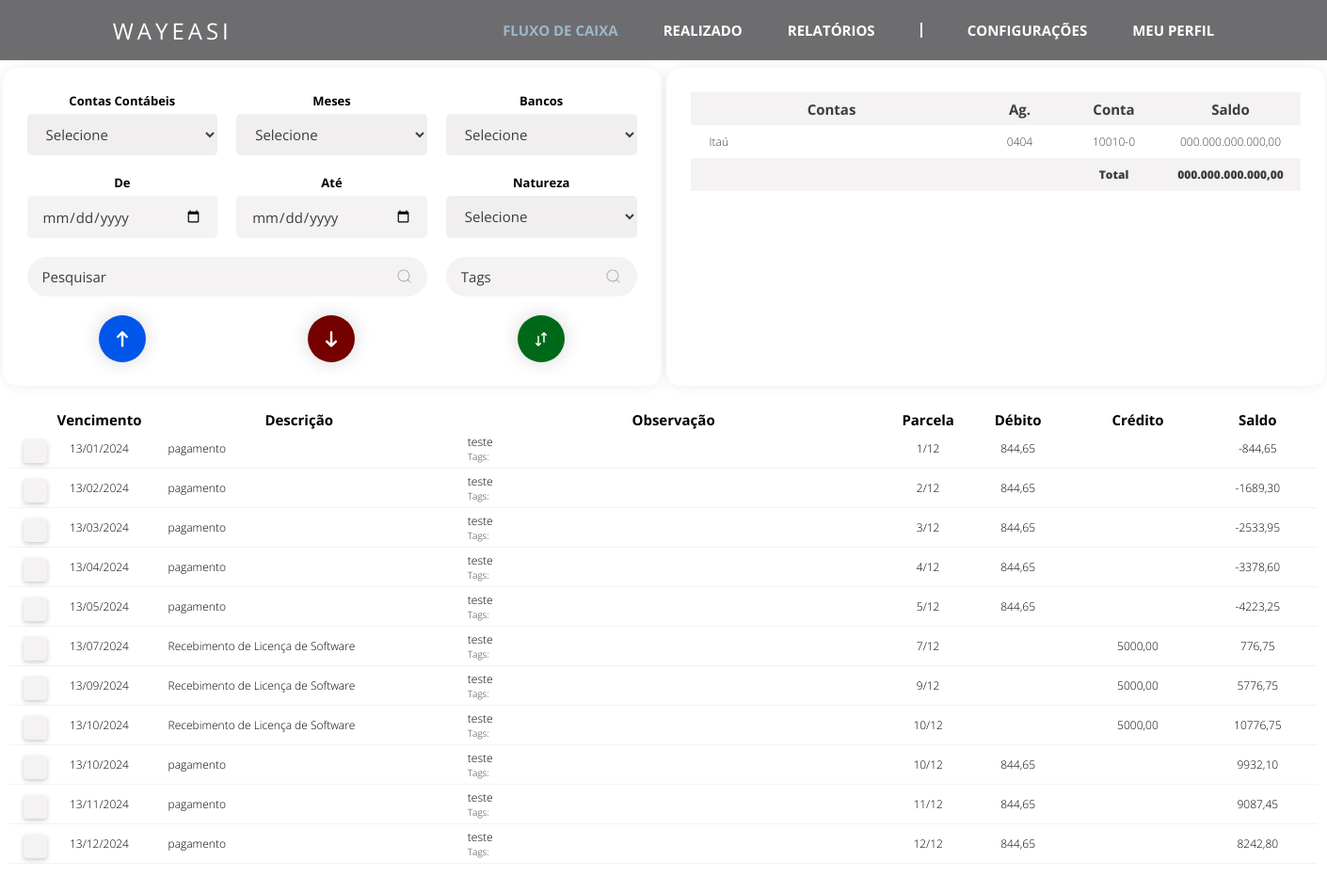
The app's page /fluxo_de_caixa/, older data.
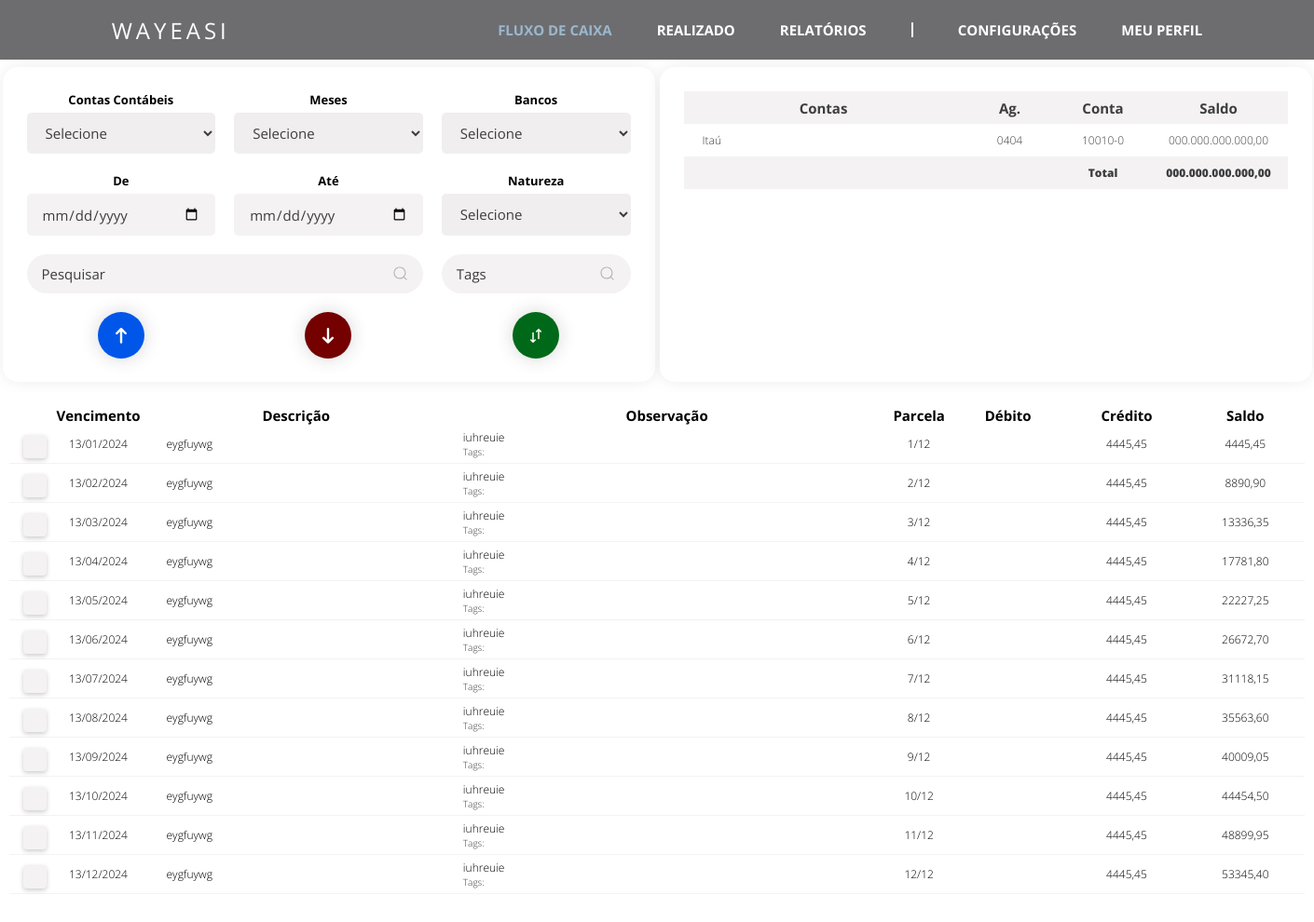
The same page, newer data.
### fluxo_de_caixa/models.py (models this page shows)
class Tabela_fluxo(models.Model):
    vencimento = models.DateField()
    descricao = models.CharField(max_length = 100)
    observacao = models.CharField(max_length = 100)
    valor = models.DecimalField(max_digits=13, decimal_places=2)
    conta_contabil = models.CharField(max_length = 100)
    parcelas = models.CharField(max_length=50)
    tags = models.CharField(max_length = 100)
    natureza = models.CharField(max_length=50)
    data_criacao = models.DateTimeField(auto_now_add=True)

### fluxo_de_caixa/views.py (the view)
# urls.py: path('', views.fluxo_de_caixa),
def fluxo_de_caixa(request):
    if request.method == "GET":
        return exibir_fluxo_de_caixa(request)
    elif request.method == "POST":
        return processar_fluxo_de_caixa(request)

### fluxo_de_caixa/views.py (called while the page is built)
def calcular_saldo_acumulado(tabela_fluxo_list):
    saldo_total = 0
    for fluxo_de_caixa in tabela_fluxo_list:
        if fluxo_de_caixa.natureza == 'Débito':
            saldo_total -= fluxo_de_caixa.valor
        else:
            saldo_total += fluxo_de_caixa.valor
        fluxo_de_caixa.saldo = saldo_total

def exibir_fluxo_de_caixa(request):
    Tabela_fluxo_list = Tabela_fluxo.objects.all().order_by('vencimento')
    calcular_saldo_acumulado(Tabela_fluxo_list)
    context = {'Tabela_fluxo_list': Tabela_fluxo_list}
    return render(request, 'fluxo_de_caixa.html', context)

### fluxo_de_caixa/templates/fluxo_de_caixa.html (shortened to what this page needs)
{% load static %}
<html lang="pt-br">
<head>
    <link rel="stylesheet" type="text/css" href="{% static 'css/fluxo-de-caixa.css' %}">
    <link rel="stylesheet" type="text/css" href="{% static 'css/styles.css' %}">
</head>
<body>
    <header class="header">
        <nav class="nav-bar">
            <a class="logo" href="#">WAYEASI</a>
            <ul class="nav-list">
                <li class="nav-fluxo-de-caixa"><a href="/fluxo_de_caixa/">FLUXO DE CAIXA</a></li>
                <li class="nav-realizado"><a href="realizado.html">REALIZADO</a></li>
                <li class="nav-relatorios"><a href="#">RELATÓRIOS</a></li>
                <li><div class="line"></div></li>
                <li class="nav-configuracoes"><a href="configuracoes.html">CONFIGURAÇÕES</a></li>
                <li class="nav-meu-perfil"><a href="meu-perfil.html">MEU PERFIL</a></li>
            </ul>
        </nav>
    </header>
    <main class="main">
        <div class="box-grid">
            <section class="flex">
                <label for="contas-contabeis">Contas Contábeis</label>
                <select id="contas-contabeis">
                    <option value="" disabled selected hidden>Selecione</option>
                </select>
            </section>
            <section class="flex">
                <label for="meses">Meses</label>
                <select id="meses">
                    <option value="" disabled selected hidden>Selecione</option>
                </select>
            </section>
            <section class="flex">
                <label for="bancos">Bancos</label>
                <select id="bancos">
                    <option value="" disabled selected hidden>Selecione</option>
                </select>
            </section>
            <section class="flex">
                <label for="data-inicio">De</label>
                <input class="data" type="date" id="data-inicio">
            </section>
            <section class="flex">
                <label for="data-fim">Até</label>
                <input class="data" type="date" id="data-fim">
            </section>
            <section class="flex">
                <label for="natureza">Natureza</label>
                <select id="natureza">
                    <option value="" disabled selected hidden>Selecione</option>
                </select>
            </section>
            <div class="pesquisa mesclar-2">
                <input type="text" class="caixa-pesquisa" placeholder="Pesquisar">
                <button class="botao-pesquisa">
                </button>
            </div>
            <div class="pesquisa-tags">
                <input type="text" class="caixa-pesquisa-tags" placeholder="Tags">
                <button class="botao-pesquisa-tags">
                </button>
            </div>
            <section>
                <button class="botao recebimentos">
                    <svg class="svgIcon" aria-hidden="true" xmlns="http://www.w3.org/2000/svg" fill="none" viewBox="0 0 10 14">
                        <path stroke="white" stroke-linecap="round" stroke-linejoin="round" stroke-width="2" d="M5 13V1m0 0L1 5m4-4 4 4"/>
                    </svg>
                </button>
            </section>
            <section>
                <button class="botao pagamentos">
                    <svg class="svgIcon" aria-hidden="true" xmlns="http://www.w3.org/2000/svg" fill="none" viewBox="0 0 10 14">
                        <path stroke="white" stroke-linecap="round" stroke-linejoin="round" stroke-width="2" d="M5 1v12m0 0 4-4m-4 4L1 9"/>
                    </svg>
            </section>
            <section>
                <button class="botao transferencias">
                    <svg class="svgIcon" aria-hidden="true" xmlns="http://www.w3.org/2000/svg" fill="none" viewBox="0 0 16 20">
                        <path stroke="white" stroke-linecap="round" stroke-linejoin="round" stroke-width="2" d="M4 6v13m0 0 3-3m-3 3-3-3m11-2V1m0 0L9 4m3-3 3 3"/>
                    </svg>
                </button>
            </section>
        </div>
        <div class="box-grid-bancos">
            <div class="conteudo-tabela-bancos">
                <table class="tabela-bancos">
                    <thead class="cabecalho-bancos">
                        <tr class="linha-cabecalho-bancos">
                            <th class="contas-bancos-col" scope="col">Contas</th>
                            <th class="ag-bancos-col" scope="col">Ag.</th>
                            <th class="conta-bancos-col" scope="col">Conta</th>
                            <th class="saldo-bancos-col" scope="col">Saldo</th>
                        </tr>
                    </thead>
                    <tbody>
                        <tr class="row-bancos" scope="row">
                            <td class="banco-row">Itaú</td>
                            <td class="ag-row">0404</td>
                            <td class="conta-row">10010-0</td>
                            <td class="saldo-banco-row">000.000.000.000,00</td>
                        </tr>
                        <tr class="totais-row" scope="row">
                            <td class=""></td>
                            <td class=""></td>
                            <td class="total-row">Total</td>
                            <td class="saldo-total-banco-row">000.000.000.000,00</td>
                        </tr>
                    </tbody>
                </table>
            </div>
        </div>
    </main>
    <div class="conteudo-tabela-lancamentos">
        <table class="tabela-lancamentos">
            <thead class="cabecalho-lancamentos">
                <tr class="linha-cabecalho-lancamentos">
                    <th class="checkbox-col" scope="col"></th>
                    <th class="vencimento-col" scope="col">Vencimento</th>
                    <th class="descricao-col" scope="col">Descrição</th>
                    <th class="obs-col" scope="col">Observação</th>
                    <th class="parcela-col" scope="col">Parcela</th>
                    <th class="debito-col" scope="col">Débito</th>
                    <th class="credito-col" scope="col">Crédito</th>
                    <th class="saldo-col" scope="col">Saldo</th>
                </tr>
            </thead>
            <tbody>
                {% for fluxo_de_caixa in Tabela_fluxo_list %}
                <tr class="row-lancamentos" data-conta-contabil="{{ fluxo_de_caixa.conta_contabil }}" scope="row">
                    <td class="checkbox-row"><label class="checkbox-container"><input class="checkbox-personalizado" type="checkbox" data-id="{{ fluxo_de_caixa.id }}"><span class="checkmark"></span></label></td>
                    <td class="vencimento-row">{{ fluxo_de_caixa.vencimento|date:"d/m/Y" }}</td>
                    <td class="descricao-row">{{ fluxo_de_caixa.descricao }}</td>
                    <td class="obs-row">
                        {{ fluxo_de_caixa.observacao }}
                        <small class="d-block">Tags: {{ fluxo_de_caixa.tags }}</small>
                    </td>
                    <td class="parcela-row">{{ fluxo_de_caixa.parcelas }}</td>
                    {% if fluxo_de_caixa.natureza == 'Débito' %}
                        <td class="debito-row">{{ fluxo_de_caixa.valor }}</td>
                        <td class="credito-row"></td>
                    {% else %}
                        <td class="debito-row"></td>
                        <td class="credito-row">{{ fluxo_de_caixa.valor }}</td>
                    {% endif %}
                    <td class="saldo-row" id = "saldo-row">{{ fluxo_de_caixa.saldo }}</td>
                </tr>
            {% endfor %}
            </tbody>
        </table>
    </div>
</body>
</html>

### fluxo_de_caixa/static/css/fluxo-de-caixa.css (style rules this page uses)
.nav-fluxo-de-caixa a { color: var(--color7); }
.box-grid { display: grid; grid-template-columns: repeat(3, 1fr); width: 700px; height: 338px; margin: 4.5rem auto 1rem auto; padding: 1rem 1rem; background-color: var(--branco); border-radius: 1rem; box-shadow: var(--box-shadow1); }
.botao { margin: 10px auto; width: 50px; height: 50px; border-radius: 50%; border: none; font-weight: 600; display: flex; align-items: center; justify-content: center; box-shadow: 0px 0px 20px #0000002a; cursor: pointer; transition-duration: var(--transition-duration1); overflow: hidden; position: relative; }
.recebimentos { background-color: #0056e9; }
.pagamentos { background-color: var(--color6); }
.transferencias { background-color: var(--color5); }
.svgIcon { width: 12px; transition-duration: var(--transition-duration1); }
.recebimentos::before, .pagamentos::before, .transferencias::before { position: absolute; top: -20px; color: var(--branco); transition-duration: var(--transition-duration1); font-size: 2px; }
.box-grid-bancos { display: grid; grid-template-columns: repeat(1, 1fr); width: 700px; height: 338px; margin: 4.5rem auto 1rem auto; padding: 1.625rem 1.625rem; background-color: var(--branco); border-radius: 1rem; box-shadow: var(--box-shadow1); }
.conteudo-tabela-bancos { max-height: 286px; overflow: auto; }
.mesclar-2 { grid-column: span 2; }

Row changes from the older to the newer data that the page shows:
removed Tabela_fluxo: vencimento "13/01/2024", descricao "pagamento", observacao "teste", parcelas "1/12", valor "844,65", saldo "-844,65"
removed Tabela_fluxo: vencimento "13/02/2024", descricao "pagamento", observacao "teste", parcelas "2/12", valor "844,65", saldo "-1689,30"
removed Tabela_fluxo: vencimento "13/03/2024", descricao "pagamento", observacao "teste", parcelas "3/12", valor "844,65", saldo "-2533,95"
removed Tabela_fluxo: vencimento "13/04/2024", descricao "pagamento", observacao "teste", parcelas "4/12", valor "844,65", saldo "-3378,60"
removed Tabela_fluxo: vencimento "13/05/2024", descricao "pagamento", observacao "teste", parcelas "5/12", valor "844,65", saldo "-4223,25"
removed Tabela_fluxo: vencimento "13/07/2024", descricao "Recebimento de Licença de Software", observacao "teste", parcelas "7/12", valor "5000,00", saldo "776,75"
removed Tabela_fluxo: vencimento "13/09/2024", descricao "Recebimento de Licença de Software", observacao "teste", parcelas "9/12", valor "5000,00", saldo "5776,75"
removed Tabela_fluxo: vencimento "13/10/2024", descricao "Recebimento de Licença de Software", observacao "teste", parcelas "10/12", valor "5000,00", saldo "10776,75"
removed Tabela_fluxo: vencimento "13/10/2024", descricao "pagamento", observacao "teste", parcelas "10/12", valor "844,65", saldo "9932,10"
removed Tabela_fluxo: vencimento "13/11/2024", descricao "pagamento", observacao "teste", parcelas "11/12", valor "844,65", saldo "9087,45"
removed Tabela_fluxo: vencimento "13/12/2024", descricao "pagamento", observacao "teste", parcelas "12/12", valor "844,65", saldo "8242,80"
added Tabela_fluxo: vencimento "13/01/2024", descricao "eygfuywg", observacao "iuhreuie", parcelas "1/12", valor "4445,45", saldo "4445,45"
added Tabela_fluxo: vencimento "13/02/2024", descricao "eygfuywg", observacao "iuhreuie", parcelas "2/12", valor "4445,45", saldo "8890,90"
added Tabela_fluxo: vencimento "13/03/2024", descricao "eygfuywg", observacao "iuhreuie", parcelas "3/12", valor "4445,45", saldo "13336,35"
added Tabela_fluxo: vencimento "13/04/2024", descricao "eygfuywg", observacao "iuhreuie", parcelas "4/12", valor "4445,45", saldo "17781,80"
added Tabela_fluxo: vencimento "13/05/2024", descricao "eygfuywg", observacao "iuhreuie", parcelas "5/12", valor "4445,45", saldo "22227,25"
added Tabela_fluxo: vencimento "13/06/2024", descricao "eygfuywg", observacao "iuhreuie", parcelas "6/12", valor "4445,45", saldo "26672,70"
added Tabela_fluxo: vencimento "13/07/2024", descricao "eygfuywg", observacao "iuhreuie", parcelas "7/12", valor "4445,45", saldo "31118,15"
added Tabela_fluxo: vencimento "13/08/2024", descricao "eygfuywg", observacao "iuhreuie", parcelas "8/12", valor "4445,45", saldo "35563,60"
added Tabela_fluxo: vencimento "13/09/2024", descricao "eygfuywg", observacao "iuhreuie", parcelas "9/12", valor "4445,45", saldo "40009,05"
added Tabela_fluxo: vencimento "13/10/2024", descricao "eygfuywg", observacao "iuhreuie", parcelas "10/12", valor "4445,45", saldo "44454,50"
added Tabela_fluxo: vencimento "13/11/2024", descricao "eygfuywg", observacao "iuhreuie", parcelas "11/12", valor "4445,45", saldo "48899,95"
added Tabela_fluxo: vencimento "13/12/2024", descricao "eygfuywg", observacao "iuhreuie", parcelas "12/12", valor "4445,45", saldo "53345,40"
